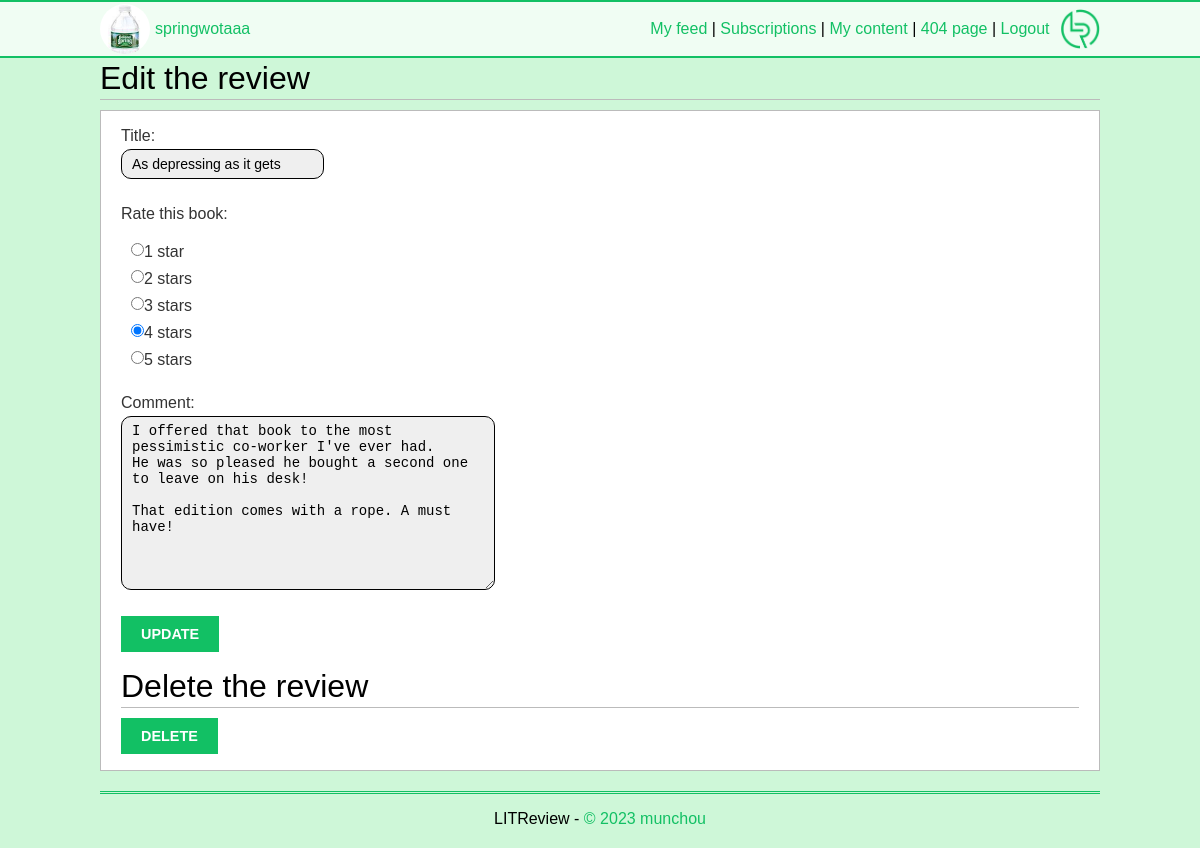
The app's page /review/55/edit/ (signed in) with its own data.
### authentication/models.py (models this page shows, shortened)
class Profile(models.Model):
    user = models.OneToOneField(User, on_delete=models.CASCADE)
    profile_photo = models.ImageField(default="profile_pics/default.png", upload_to="profile_pics/")
    follows = models.ManyToManyField("self",
                                     related_name="followed_by",
                                     symmetrical=False,
                                     blank=True)

### website/models.py (models this page shows, shortened)
class Review(models.Model):
    ticket = models.ForeignKey(to=Ticket, on_delete=models.CASCADE, null=True)
    user = models.ForeignKey(
        to=settings.AUTH_USER_MODEL, on_delete=models.CASCADE)
    time_created = models.DateTimeField(auto_now_add=True)
    headline = models.CharField(max_length=128)
    rating = models.PositiveSmallIntegerField(
        validators=[MinValueValidator(0), MaxValueValidator(5)]
    )
    comment = models.TextField(max_length=8192, blank=True)

### website/views.py (the view, shortened to what this page needs)
# urls.py: path("review/<int:review_id>/edit/", website.views.edit_review, name="editreview"),
@login_required
def edit_review(request, review_id):
    review = get_object_or_404(models.Review, id=review_id)
    edit_review = forms.CreateReview(instance=review)
    delete_review = forms.DeleteReview()
    if review.user != request.user:
        print("You cannot edit that page.")
        return redirect("feed")
    context = {"edit_review": edit_review, "delete_review": delete_review}
    return render(request, "website/edit_review.html", context)

### website/forms.py
class CreateReview(forms.ModelForm):
    edit_review = forms.BooleanField(widget=forms.HiddenInput, initial=True)
    headline = forms.CharField(label="Title", required=True)
    comment = forms.CharField(label="Comment", max_length=8192, widget=forms.Textarea, required=True)
    rating = forms.ChoiceField(
        initial=3,
        label="Rate this book",
        widget=forms.RadioSelect(attrs={'class': 'inline'}),
        required=True,
        choices=((1, "1 star"),
                 (2, "2 stars"),
                 (3, "3 stars"),
                 (4, "4 stars"),
                 (5, '5 stars')))
    class Meta:
        model = models.Review
        fields = ["headline", "rating", "comment"]

class DeleteReview(forms.Form):
    delete_review = forms.BooleanField(widget=forms.HiddenInput, initial=True)

### website/templates/website/edit_review.html (shortened to what this page needs)
{% extends 'base.html' %}
{% block content %}
    <div class="feed_container">Edit the review</div>
    <div class="ticket_and_review_block notcentered" style="flex-direction: column;">
        <div>
            <form method="post" enctype="multipart/form-data">
                {{ edit_review.as_p }}
                <button type="submit" class="button">Update</button>
            </form>
        </div>
        <div class="feed_container">Delete the review</div>
        <div>
            <form method="post">
                <button type="submit" class="button">Delete</button>
            </form>
        </div>
    </div>
{% endblock content %}

### templates/base.html (shortened to what this page needs)
{% load static %}
<html>
    <head>
        <link href="{% static 'style.css' %}" rel="stylesheet">
    </head>
    <body>
        <div id="nav">
            {% if request.user.is_authenticated %}
            <menu>
            <div>
                <img class="user-profile" src="/media/{{ request.user.profile.profile_photo }}" height="50px" style="margin-right: 5px;">
            </div>
            <div>
                <a href="{% url 'editprofile' %}">{{ request.user }}</a>
            </div>
            <div id="nav_links">
                <div>
                    <a href="{% url 'feed' %}">My feed</a> |
                    <a href="{% url 'subscribe' %}">Subscriptions</a> |
                    <a href="{% url 'userposts' %}">My content</a> |
                    <a href="/404/">404 page</a> |
                    <a href="{% url 'logout' %}">Logout</a>
                </div>
                <div><img src="/media/website/mainlogo.png" height="40px" style="margin-left: 10px;"></div>
            </div>
            </menu>
            {% endif %}
        </div>
        <main>
            {% block content %}
            {% endblock content %}
        </main>
        <footer>
        {% if request.path == "/home/" %} {% comment %} To get the adjusted footer {% endcomment %}
            <div class="footer footer_feed">
                <p>
                    LITReview - <a href="https://www.munchou.com">© 2023 munchou</a>
                </p>
            </div>
        {% else %}
            <div class="footer">
                <p>
                    LITReview - <a href="https://www.munchou.com">© 2023 munchou</a>
                </p>
            </div>
        {% endif %}
        </footer>
    </body>
</html>

### static/style.css (style rules this page uses)
body { width: 1000px; margin: auto; font-family:helvetica, sans-serif; background-color: rgba(12, 218, 63, 0.2); }
main { padding-top: 60px; }
#nav { width: 100%; position: fixed; z-index: 2; left: 0; background-color: rgba(255, 255, 255, 0.7); border-bottom: 2px solid #12c064; border-top: 2px solid #12c064; padding: 2px 0; }
#nav menu { width: 1000px; position: relative; margin: auto; z-index: 3; display: flex; align-items: center; padding: 0; }
#nav_links { position: absolute; right: 0px; display: flex; flex-direction: row; align-items: center; }
.footer { text-align: center; margin-top: 10px; margin-bottom: 20px; border-top: 3px double #12c064; }
a { color:#12c064; text-decoration:none; }
.feed_container { position: relative; display: flex; margin-bottom: 10px; padding-bottom: 2px; border-bottom: 1px solid #bbb; font-size: 2em; }
.ticket_and_review_block { display: flex; margin-bottom: 20px; justify-content: center; border: 1px solid #bbb; background-color: rgba(255, 255, 255, 1); }
.ticket_and_review_block.notcentered { justify-content: left; padding: 0px 20px; }
form { overflow:auto; }
form p { width:100%; overflow:auto; }
label { float:left; clear:both; color:#333; margin-bottom:4px; }
input, textarea { clear:both; float:left; margin:0 0 10px; background:#efefef; border: 1px solid black ; border-radius: 10px; padding:6px 10px; font-size:14px; }
.inline { margin-left: 5; padding: 0; }
.button { font-weight: bold; background:#12c064; color:#fff; padding: 10px 20px; font-size: 0.9em; text-transform: uppercase; border-style: none; border-radius: 0px; }
.user-profile { border-radius: 50%; }

### records on screen
Review: headline "As depressing as it gets", rating "☐ 1 star ☐ 2 stars ☐ 3 stars ☑ 4 stars ☐ 5 stars", comment "I offered that book to the most pessimistic co-worker I've ever had. He was so pleased he bought a second one to leave on his desk! That edition comes with a rope. A must have!"

### other values on screen
{{ request.user }} "springwotaaa"
